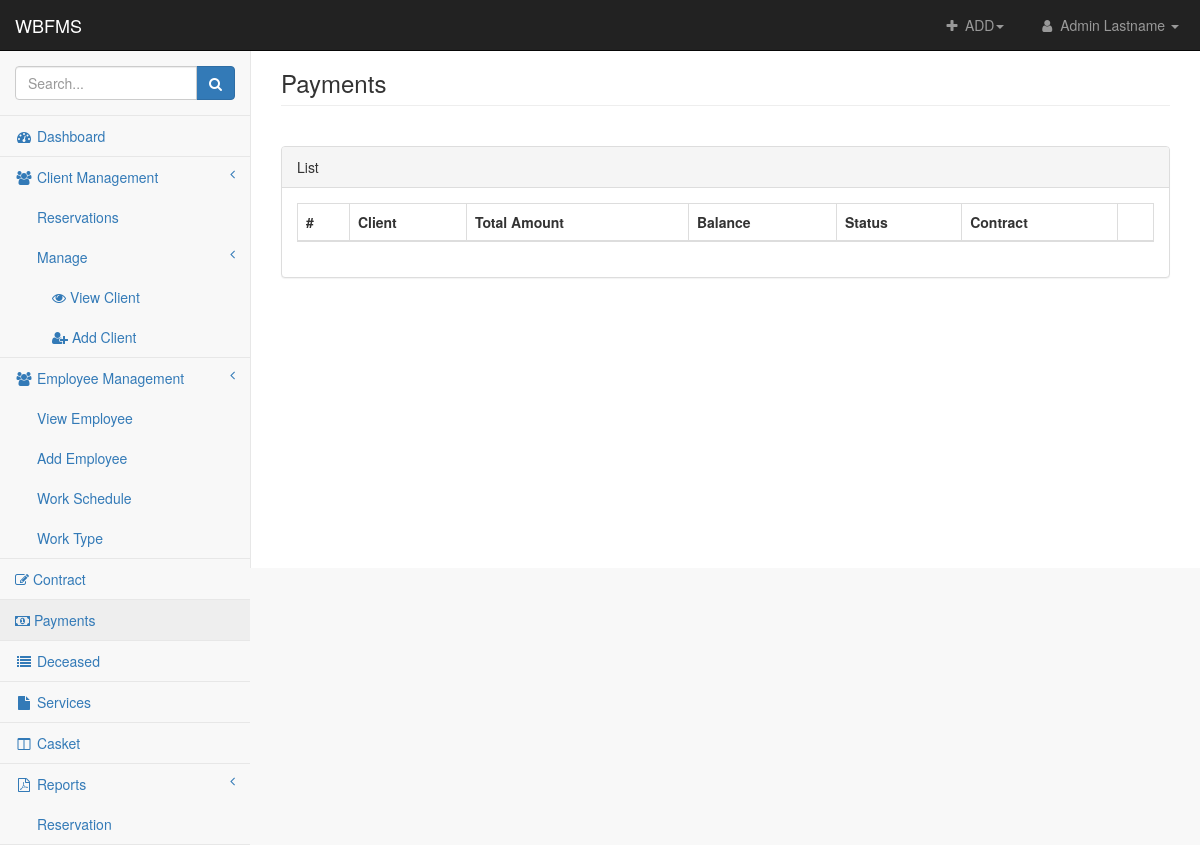
/admin/payments.php (signed in), run on an earlier commit of the app's database.
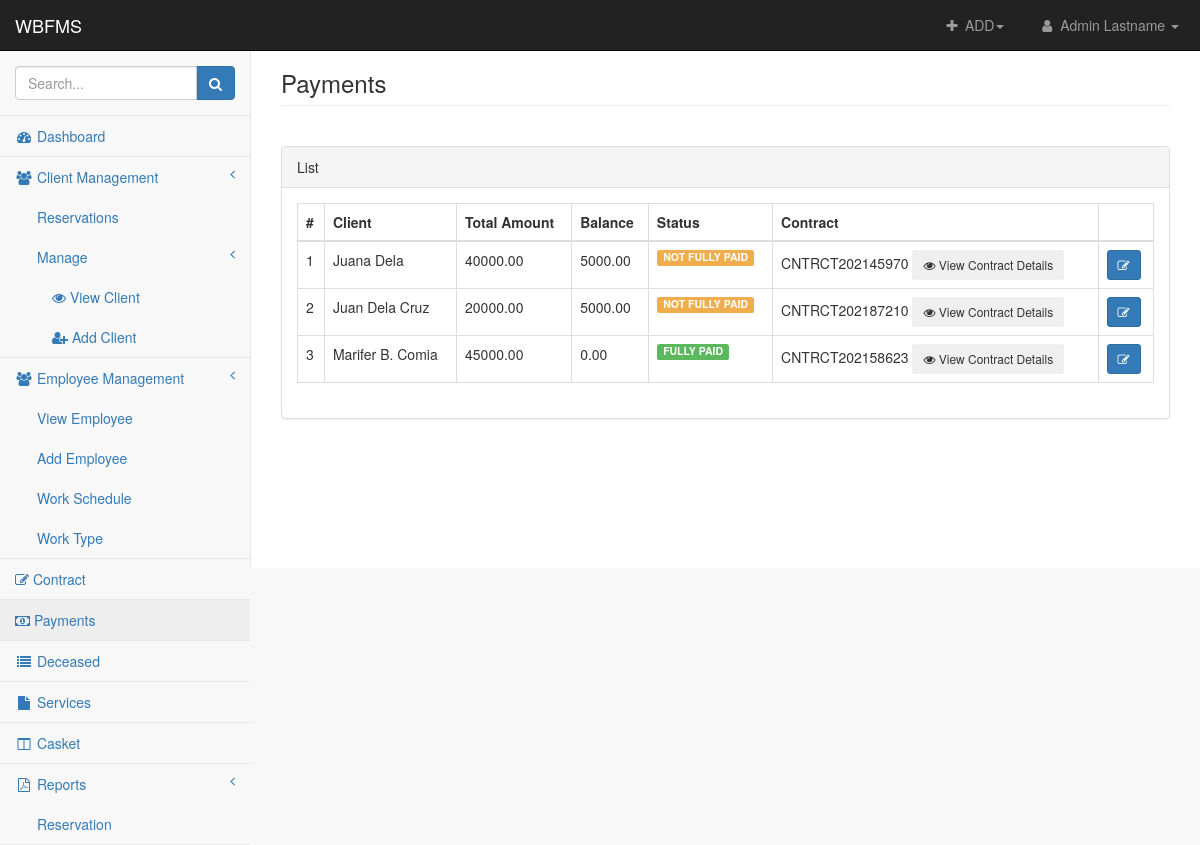
And on a later commit of the database.
### tables this page shows
CREATE TABLE `payments` (
  `payment_id` int(11) NOT NULL,
  `payment_amount` double(10,2) NOT NULL,
  `balance` double(10,2) NOT NULL,
  `status` text NOT NULL,
  `contract_id` int(11) NOT NULL,
  `client_id` int(11) NOT NULL,
  `branch_id` int(11) NOT NULL,
  `deceased_id` int(11) NOT NULL,
  `service_id` int(11) NOT NULL,
  `casket_id` int(11) NOT NULL
);

CREATE TABLE `client` (
  `client_id` int(11) NOT NULL,
  `client_firstname` text NOT NULL,
  `client_middlename` text NOT NULL,
  `client_lastname` text NOT NULL,
  `client_email` text NOT NULL,
  `client_phone` text NOT NULL,
  `client_username` text NOT NULL,
  `client_password` text NOT NULL,
  `client_application_date` datetime NOT NULL
);

CREATE TABLE `contract` (
  `contract_id` int(11) NOT NULL,
  `contract_unique_id` text NOT NULL,
  `relation_to_deceased` text NOT NULL,
  `other_charges` text NOT NULL,
  `amount` int(11) NOT NULL,
  `address` varchar(255) NOT NULL,
  `date` date NOT NULL,
  `client_id` int(11) NOT NULL,
  `service_id` int(11) NOT NULL,
  `deceased_id` int(11) NOT NULL,
  `casket_id` int(11) NOT NULL,
  `branch_id` int(11) NOT NULL,
  `payment_id` int(11) NOT NULL
);

### admin/includes/session.php (called while the page is built, shortened)
<?php
	include 'db-connection.php';
	$sql = "SELECT * FROM admin LEFT JOIN branches ON admin.branch_id = branches.branch_id WHERE admin.admin_id = '".$_SESSION['admin']."' AND branches.branch_id = '".$_SESSION['branch']."'";
	$query = $conn->query($sql);
	$user = $query->fetch_assoc();
?>

### admin/payments.php (the view, shortened to what the changed rows need)
<?php include 'includes/header.php' ?>
<body>
<div id="wrapper">
    <?php include 'includes/nav.php' ?>
    <div id="page-wrapper">
        <div class="container-fluid">
            <br>
            <div class="row">
                <div class="col-lg-12">
                    <div class="panel panel-default">
                        <div class="panel-body">
                            <div class="table-responsive">
                                <table class="table table-bordered table-hover" id="dataTables-example">
                                    <thead>
                                        <th>#</th>
                                        <th>Client</th>
                                        <th>Total Amount</th>
                                        <th>Balance</th>
                                        <th>Status</th>
                                        <th>Contract</th>
                                        <th></th>
                                    </thead>
                                    <tbody>
                                        <?php
                                            $fetch_payment = "SELECT payments.payment_id, payments.payment_amount, payments.balance, payments.status, contract.contract_unique_id, client.client_firstname, client.client_middlename, client.client_lastname, branches.branch_name, branches.branch_address FROM (((payments
                                                INNER JOIN client ON payments.client_id = client.client_id)
                                                INNER JOIN contract ON payments.contract_id = contract.contract_id)
                                                INNER JOIN branches ON branches.branch_id = branches.branch_id) WHERE branches.branch_id = '".$user['branch_id']."'";
                                            $query_payments = $conn->query($fetch_payment);
                                            $no = 1;
                                            while($row_payments = $query_payments->fetch_assoc())
                                             { $status = ($row_payments['status'] == 'FULLY PAID') ? '<span class="label label-success pull-left">FULLY PAID</span>':'<span class="label label-warning pull-left">NOT FULLY PAID</span>';?>
                                                <tr>
                                                    <td><?php echo $no;?></td>
                                                    <td><?php echo $row_payments['client_firstname']. ' ' . $row_payments['client_middlename']. ' ' . $row_payments['client_lastname'];?></td>
                                                    <td><?php echo $row_payments['payment_amount']; ?></td>
                                                    <td><?php echo $row_payments['balance'];?> </td>
                                                    <td><?php echo $status;?> </td>
                                                    <td><?php echo $row_payments['contract_unique_id'];?> <button class="view btn btn-secondary btn-sm" data-id="<?php echo $row_payments['contract_unique_id']; ?>"><i class="fa fa-eye"></i> View Contract Details</button></td>
                                                    <td>
														<div class="btn-group btn-group-sm">
                                                            <button class="edit-payment btn btn-primary btn-sm" data-id="<?php echo $row_payments['payment_id']; ?>"><i class="fa fa-edit"></i> </button>
														</div>
													</td>
                                                </tr>
                                        <?php $no++; } ?>
                                    </tbody>
                                </table>
                            </div>
                        </div>
                    </div>
                </div>
            </div>
        </div>
    </div>
    </div>
</body>
</html>

### admin/includes/nav.php (shortened to what the changed rows need)
<?php include 'includes/session.php'?>
    <nav class="navbar navbar-inverse navbar-fixed-top" role="navigation">
        <div class="navbar-header">
            <a class="navbar-brand" href="homepage.php">WBFMS</a>
        </div>
    </nav>

What changed in the data, as far as the page shows it:
now on this page (row edited): payments: client.client_firstname "Juana", client.client_middlename "Dela", payment_amount "40000.00", balance "5000.00", status "NOT FULLY PAID", contract.contract_unique_id "CNTRCT202145970"
now on this page (row edited): payments: client.client_firstname "Juan", client.client_middlename "Dela", client.client_lastname "Cruz", payment_amount "20000.00", balance "5000.00", status "NOT FULLY PAID", contract.contract_unique_id "CNTRCT202187210"
now on this page (row edited): payments: client.client_firstname "Marifer", client.client_middlename "B.", client.client_lastname "Comia", payment_amount "45000.00", balance "0.00", status "FULLY PAID", contract.contract_unique_id "CNTRCT202158623"
